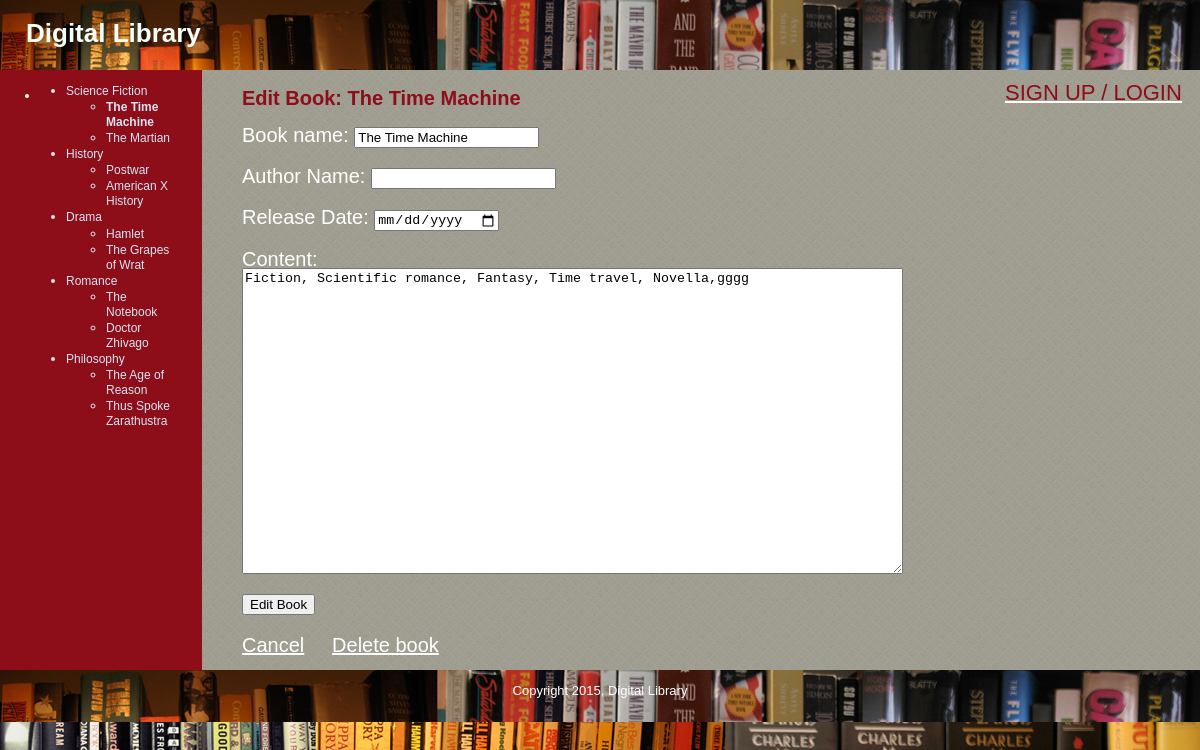
The app's page /digital_library_project/public/edit_book.php?book=1 (signed in) with its own data.
### tables this page shows
CREATE TABLE IF NOT EXISTS `yb_category` (
  `id` int(11) NOT NULL AUTO_INCREMENT,
  `category_name` varchar(255) DEFAULT NULL,
  `visible` int(11) DEFAULT NULL,
  `position` int(3) NOT NULL,
  PRIMARY KEY (`id`)
);

CREATE TABLE IF NOT EXISTS `yb_books` (
  `id` int(11) NOT NULL AUTO_INCREMENT,
  `category_id` int(11) NOT NULL,
  `category_name` varchar(255) NOT NULL,
  `author_name` varchar(255) DEFAULT NULL,
  `release_date` datetime DEFAULT CURRENT_TIMESTAMP,
  `visible` tinyint(4) NOT NULL,
  `content` text NOT NULL,
  `listing_id` int(11) DEFAULT NULL,
  `image_location` varchar(255) DEFAULT NULL,
  `date_created_on` datetime DEFAULT CURRENT_TIMESTAMP,
  `created_by` int(11) DEFAULT NULL,
  `modified_by` int(11) DEFAULT NULL,
  `date_modified_on` datetime DEFAULT CURRENT_TIMESTAMP,
  PRIMARY KEY (`id`)
);

### digital_library_project/public/edit_book.php (the view, shortened to what this page needs)
<?php require_once("../includes/db_connection.php"); ?>
<?php require_once("../includes/functions.php"); ?>
<?php find_selected_book(); ?>
<?php include("../includes/layouts/header.php"); ?>
<div id="main">
  <div id="navigation">
    <?php echo navigation($current_category, $current_book); ?>
  </div>
  <div id="page">
    <h2>Edit Book: <?php echo htmlentities($current_book["category_name"]); ?></h2>
    <form action="edit_book.php?book=<?php echo urlencode($current_book["id"]); ?>" method="post">
      <p>Book name:
        <input type="text" name="category_name" value="<?php echo htmlentities($current_book["category_name"]); ?>" />
      </p>
    <p>Author Name:
        <input type="text" name="author_name" value="" />
      </p>
      <p>Release Date:
        <input type="date" name="release_date" value="" />
      </p>
      <p>Content:<br />
        <textarea name="content" rows="20" cols="80"><?php echo htmlentities($current_book["content"]); ?></textarea>
      </p>
      <input type="submit" name="submit" value="Edit Book" />
    </form>
    <br />
    <a href="manage_content.php?book=<?php echo urlencode($current_book["id"]); ?>">Cancel</a>
    <a href="delete_book.php?book=<?php echo urlencode($current_book["id"]); ?>" onclick="return confirm('Are you sure?');">Delete book</a>
  </div>
</div>
<?php include("../includes/layouts/footer.php"); ?>

### digital_library_project/includes/functions.php (shortened to what this page needs)
<?php
	function find_all_category($public=true) {
		global $connection;
		$query  = "SELECT * ";
		$query .= "FROM yb_category ";
		$query .= "ORDER BY position ASC";
		$category_set = mysqli_query($connection, $query);
		return $category_set;
	}
	function find_books_for_category($category_id, $public=true) {
		global $connection;
		$safe_category_id = mysqli_real_escape_string($connection, $category_id);
		$query  = "SELECT * ";
		$query .= "FROM yb_books ";
		$query .= "WHERE category_id = {$safe_category_id} ";
		$book_set = mysqli_query($connection, $query);
		return $book_set;
	}
	function find_book_by_id($book_id, $public=true) {
		global $connection;
		$safe_book_id = mysqli_real_escape_string($connection, $book_id);
		$query  = "SELECT * ";
		$query .= "FROM yb_books ";
		$query .= "WHERE id = {$safe_book_id} ";
		$query .= "LIMIT 1";
		$book_set = mysqli_query($connection, $query);
		if($book = mysqli_fetch_assoc($book_set)) {
			return $book;
		} else {
			return null;
		}
	}
	function find_selected_book($public=false) {
		if (isset($_GET["category"])) {
			$current_category = find_category_by_id($_GET["category"], $public);
			if ($current_category && $public) {
				$current_book = find_default_book_for_category($current_category["id"]);
			} else {
				$current_book = null;
			}
		} elseif (isset($_GET["book"])) {
			$current_category = null;
			$current_book = find_book_by_id($_GET["book"], $public);
		} else {
			$current_category = null;
			$current_book = null;
		}
	}
	function navigation($category_array, $book_array) {
		$output = "<ul class=\"category\">";
		$category_set = find_all_category(false);
		while($category = mysqli_fetch_assoc($category_set)) {
			$output .= "<li";
			$output .= ">";
			$output .= "<a href=\"manage_content.php?category=";
			$output .= urlencode($category["id"]);
			$output .= "\">";
			$output .= htmlentities($category["category_name"]);
			$output .= "</a>";
			$book_set = find_books_for_category($category["id"], false);
			$output .= "<ul class=\"books\">";
			while($book = mysqli_fetch_assoc($book_set)) {
				$output .= "<li";
				if ($book_array && $book["id"] == $book_array["id"]) {
					$output .= " class=\"selected\"";
				}
				$output .= ">";
				$output .= "<a href=\"manage_content.php?book=";
				$output .= urlencode($book["id"]);
				$output .= "\">";
				$output .= htmlentities($book["category_name"]);
				$output .= "</a></li>";
			}
			$output .= "</ul></li>";
		}
		$output .= "</ul>";
		return $output;
	}
?>

### digital_library_project/public/stylesheets/public.css (style rules this page uses)
html { height: 100%; width: 100%; }
body { width: 100%; height: 100%; margin: 0; padding: 0; border: 0; font-family: Verdana, Arial, Helvetica, sans-serif; font-size: 13px; line-height: 15px; background-image: url("../images/book.jpg"); color: mintcream; }
a { color: white; font-size: 20px; line-height: 134%; }
#main { height: 600px; width: 100%; margin: 0; padding: 0; background: #A09D91; background-image: url("../images/cross-lines.png"); }
#navigation { float: left; width: 150px; height: 100%; margin: 0; padding: 0 2em; color: #D4E6F4; background: #8D0D19; }
#navigation a { color: #D4E6F4; text-decoration: none; font-size: 12px; }
.selected { font-weight: bold; }
#page { float: left; height: 100%; padding-left: 2em; vertical-align: top; color: white; font-size: 20px; line-height: 85%; }
#page h2 { color: #8D0D19; margin-top: 1em; font-size: 20px; }

### records on screen
yb_category: value "Science Fiction"
yb_books: value "The Time Machine", category_name "The Time Machine", content "Fiction, Scientific romance, Fantasy, Time travel, Novella,gggg"
yb_books: value "The Martian"
yb_category: value "History"
yb_books: value "Postwar"
yb_books: value "American X History"
yb_category: value "Drama"
yb_books: value "Hamlet"
yb_books: value "The Grapes of Wrat"
yb_category: value "Romance"
yb_books: value "The Notebook"
yb_books: value "Doctor Zhivago"
yb_category: value "Philosophy"
yb_books: value "The Age of Reason"
yb_books: value "Thus Spoke Zarathustra"
